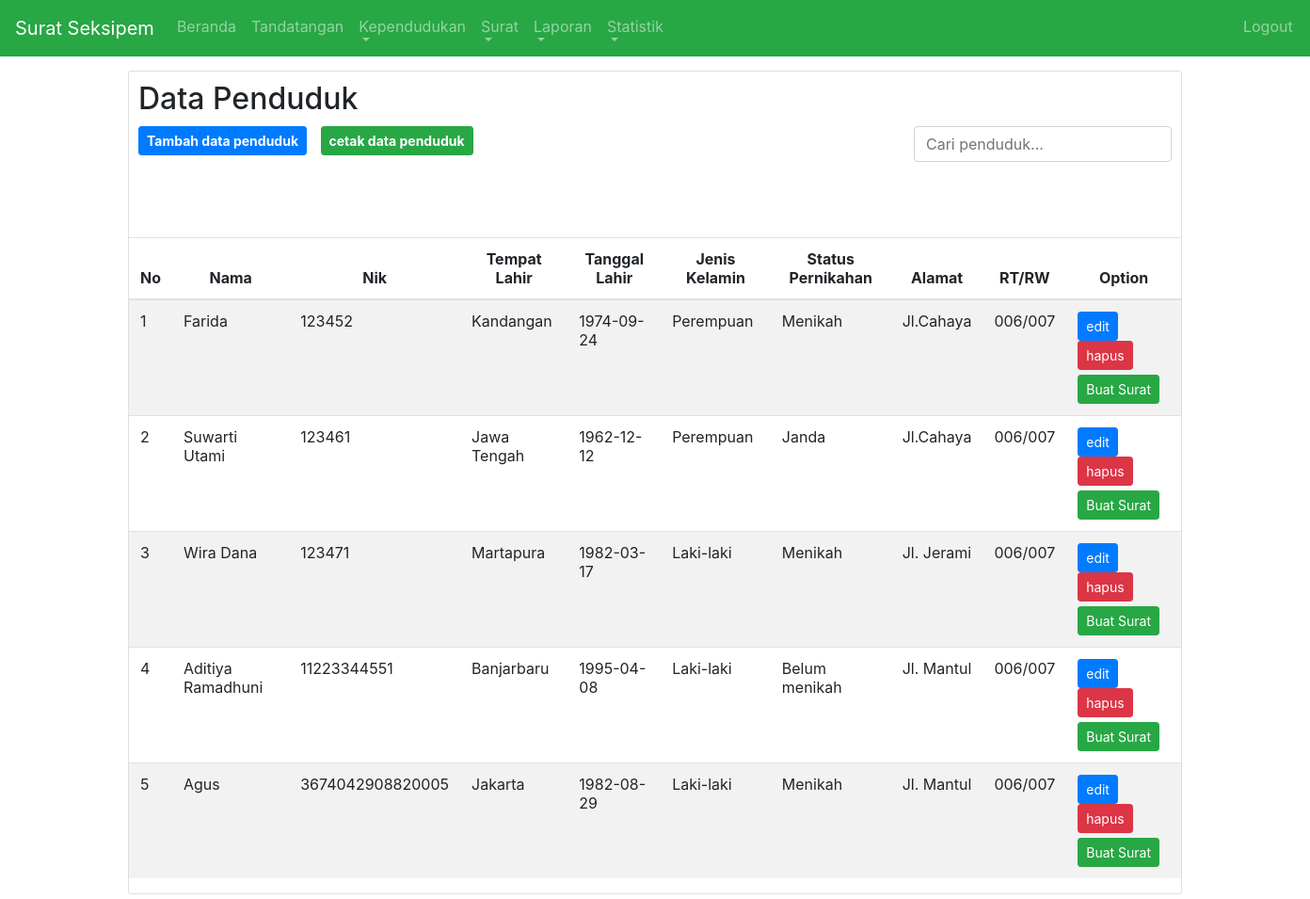
The app's page /penduduk_data.php (signed in) with its own data.
### tables this page shows
CREATE TABLE IF NOT EXISTS `t_penduduk` (
  `id_penduduk` int(11) NOT NULL AUTO_INCREMENT,
  `no_kk` varchar(16) NOT NULL,
  `nama` varchar(255) NOT NULL,
  `nik` varchar(255) NOT NULL,
  `tempat_lhr` varchar(255) NOT NULL,
  `tgl_lhr` date NOT NULL,
  `jk` varchar(100) NOT NULL,
  `status` varchar(100) NOT NULL,
  `alamat` varchar(255) NOT NULL,
  `rt_rw` varchar(50) NOT NULL,
  `agama` varchar(255) DEFAULT NULL,
  `pendidikan` varchar(255) DEFAULT NULL,
  `pekerjaan` varchar(255) DEFAULT NULL,
  `status_keluarga` varchar(255) DEFAULT NULL,
  `id_kelurahan` int(11) NOT NULL,
  `id_kecamatan` int(11) NOT NULL,
  `thn_masuk` timestamp NOT NULL DEFAULT CURRENT_TIMESTAMP ON UPDATE CURRENT_TIMESTAMP,
  PRIMARY KEY (`id_penduduk`),
  UNIQUE KEY `nik` (`nik`),
  UNIQUE KEY `no_kk` (`no_kk`,`status_keluarga`) USING BTREE,
  KEY `id_kelurahan` (`id_kelurahan`),
  KEY `id_kecamatan` (`id_kecamatan`)
);

### penduduk_data.php (the view, shortened to what this page needs)
<?php
if($_SESSION['level']=="" || $_SESSION['level']=="rakyat"){
	header("location:login.php");
}else {
include ('header.php');
$mySql="SELECT * FROM t_penduduk";
?>
<div class="card">
	<h2 style="margin:10px;">Data Penduduk</h2>
		<div class="form-group">
			<a href="penduduk_tambah.php" class="btn btn-sm btn-primary " style="margin-left:10px;">Tambah data penduduk</a>
			<a href="penduduk_cetak.php" class="btn btn-sm btn-success " style="margin-left:10px;">cetak data penduduk</a>
			<div class="right"  style="margin-right:10px;">
					<form class="" method="POST" action="penduduk_data.php">
								<input type="text" class="form-control" name="qcari" placeholder="Cari penduduk..." autofocus/>
					</form>
		</div>
			</div>
		<br />
		<br />
	<div class="table-responsive">
	<table class="table table-striped table-hover">
		<thead >
		<tr>
			<th scope="col" class="text-center">No </th>
			<th scope="col" class="text-center">Nama</th>
			<th scope="col" class="text-center">Nik</th>
			<th scope="col" class="text-center">Tempat Lahir</th>
			<th scope="col" class="text-center">Tanggal Lahir</th>
			<th scope="col" class="text-center">Jenis Kelamin</th>
			<th scope="col" class="text-center">Status Pernikahan</th>
			<th scope="col" class="text-center">Alamat</th>
			<th scope="col" class="text-center">RT/RW</th>
			<th scope="col" class="text-center">Option</th>
		</tr>
		</thead>
<?php
	$myQry = mySqli_query ($koneksi, $mySql) or die ("Query salah : ".mysqli_error ($koneksi));
	$nomor = 1;
	while ($kolomData = mysqli_fetch_array ($myQry)) {
?>
		<tr>
			<td><?php echo $nomor++?></td>
			<td><?php echo $kolomData['nama']; ?></td>
			<td><?php echo $kolomData['nik']; ?></td>
			<td><?php echo $kolomData['tempat_lhr']; ?></td>
			<td><?php echo $kolomData['tgl_lhr']; ?></td>
			<td><?php echo $kolomData['jk']; ?></td>
			<td><?php echo $kolomData['status']; ?></td>
			<td><?php echo $kolomData['alamat']; ?></td>
			<td><?php echo $kolomData['rt_rw']; ?></td>
			<td>
				<a href="penduduk_edit.php?nik=<?php echo $kolomData ['nik'];?>" title="Edit data" class="btn btn-primary btn-sm">edit</a>
				<a href="penduduk_hapus.php?nik=<?php echo $kolomData['nik'];?>" title="Hapus data" onClick="confirm ('Yakin menghapus Data ini?')" class="btn btn-danger btn-sm">
				hapus</a>
				<a href="surat_cetak.php?nik=<?php echo $kolomData['nik'];?>" class="btn btn-sm btn-success" style="margin-top:5px;">Buat Surat</a>
			</td>
		</tr>
	<?php } ?>
				</table>
				</div>
			</div>
<?php include "footer.php"; }?>

### css/site.css (style rules this page uses)
.form-group { margin-bottom: 15px; }
.form-group a { font-weight:bold; }
.form-group .right { float: right; }

### records on screen
t_penduduk: nama "Farida", nik "123452", tempat_lhr "Kandangan", tgl_lhr "1974-09-24", jk "Perempuan", status "Menikah", alamat "Jl.Cahaya", rt_rw "006/007"
t_penduduk: nama "Suwarti Utami", nik "123461", tempat_lhr "Jawa Tengah", tgl_lhr "1962-12-12", jk "Perempuan", status "Janda", alamat "Jl.Cahaya", rt_rw "006/007"
t_penduduk: nama "Wira Dana", nik "123471", tempat_lhr "Martapura", tgl_lhr "1982-03-17", jk "Laki-laki", status "Menikah", alamat "Jl. Jerami", rt_rw "006/007"
t_penduduk: nama "Aditiya Ramadhuni", nik "11223344551", tempat_lhr "Banjarbaru", tgl_lhr "1995-04-08", jk "Laki-laki", status "Belum menikah", alamat "Jl. Mantul", rt_rw "006/007"
t_penduduk: nama "Agus", nik "3674042908820005", tempat_lhr "Jakarta", tgl_lhr "1982-08-29", jk "Laki-laki", status "Menikah", alamat "Jl. Mantul", rt_rw "006/007"
